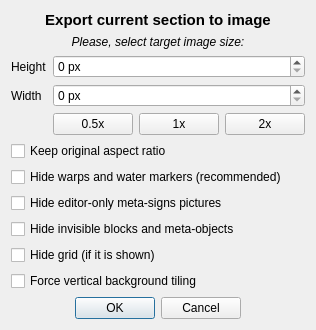
<?xml version="1.0" encoding="UTF-8"?>
<ui version="4.0">
 <class>ExportToImage</class>
 <widget class="QDialog" name="ExportToImage">
  <property name="geometry">
   <rect>
    <x>0</x>
    <y>0</y>
    <width>312</width>
    <height>328</height>
   </rect>
  </property>
  <property name="font">
   <font>
    <family>Liberation Sans</family>
   </font>
  </property>
  <property name="windowTitle">
   <string>Export to image</string>
  </property>
  <property name="windowIcon">
   <iconset resource="../../_resources/editor.qrc">
    <normaloff>:/lvl16.png</normaloff>:/lvl16.png</iconset>
  </property>
  <layout class="QGridLayout" name="gridLayout">
   <property name="sizeConstraint">
    <enum>QLayout::SetMinimumSize</enum>
   </property>
   <item row="4" column="1">
    <widget class="QPushButton" name="size05x">
     <property name="text">
      <string notr="true">0.5x</string>
     </property>
    </widget>
   </item>
   <item row="7" column="0" colspan="4">
    <widget class="QCheckBox" name="hideMetaSigns">
     <property name="text">
      <string>Hide editor-only meta-signs pictures</string>
     </property>
    </widget>
   </item>
   <item row="10" column="0" colspan="4">
    <widget class="QCheckBox" name="tiledBackround">
     <property name="text">
      <string>Force vertical background tiling</string>
     </property>
    </widget>
   </item>
   <item row="9" column="0" colspan="4">
    <widget class="QCheckBox" name="hideGrid">
     <property name="text">
      <string>Hide grid (if it is shown)</string>
     </property>
    </widget>
   </item>
   <item row="1" column="0" colspan="4">
    <widget class="QLabel" name="label_4">
     <property name="font">
      <font>
       <italic>true</italic>
      </font>
     </property>
     <property name="text">
      <string>Please, select target image size:</string>
     </property>
     <property name="alignment">
      <set>Qt::AlignCenter</set>
     </property>
    </widget>
   </item>
   <item row="0" column="0" colspan="4">
    <widget class="QLabel" name="label">
     <property name="sizePolicy">
      <sizepolicy hsizetype="Preferred" vsizetype="Preferred">
       <horstretch>0</horstretch>
       <verstretch>0</verstretch>
      </sizepolicy>
     </property>
     <property name="font">
      <font>
       <pointsize>11</pointsize>
       <weight>75</weight>
       <bold>true</bold>
      </font>
     </property>
     <property name="text">
      <string>Export current section to image</string>
     </property>
     <property name="alignment">
      <set>Qt::AlignCenter</set>
     </property>
    </widget>
   </item>
   <item row="2" column="0">
    <widget class="QLabel" name="label_2">
     <property name="text">
      <string>Height</string>
     </property>
    </widget>
   </item>
   <item row="4" column="2">
    <widget class="QPushButton" name="size1x">
     <property name="text">
      <string notr="true">1x</string>
     </property>
    </widget>
   </item>
   <item row="11" column="0" colspan="4">
    <widget class="QDialogButtonBox" name="buttonBox">
     <property name="standardButtons">
      <set>QDialogButtonBox::Cancel|QDialogButtonBox::Ok</set>
     </property>
     <property name="centerButtons">
      <bool>true</bool>
     </property>
    </widget>
   </item>
   <item row="3" column="0">
    <widget class="QLabel" name="label_3">
     <property name="text">
      <string>Width</string>
     </property>
    </widget>
   </item>
   <item row="3" column="1" colspan="3">
    <widget class="QSpinBox" name="imgWidth">
     <property name="whatsThis">
      <string>&lt;html&gt;&lt;head/&gt;&lt;body&gt;&lt;p&gt;This is a &lt;span style=&quot; font-weight:600;&quot;&gt;Width&lt;/span&gt; of target image. Target image will be scaled to this width.&lt;/p&gt;&lt;/body&gt;&lt;/html&gt;</string>
     </property>
     <property name="suffix">
      <string> px</string>
     </property>
     <property name="maximum">
      <number>999999999</number>
     </property>
    </widget>
   </item>
   <item row="6" column="0" colspan="4">
    <widget class="QCheckBox" name="HideWarpsWaters">
     <property name="text">
      <string>Hide warps and water markers (recommended)</string>
     </property>
    </widget>
   </item>
   <item row="2" column="1" colspan="3">
    <widget class="QSpinBox" name="imgHeight">
     <property name="whatsThis">
      <string>&lt;html&gt;&lt;head/&gt;&lt;body&gt;&lt;p&gt;This is a &lt;span style=&quot; font-weight:600;&quot;&gt;Height&lt;/span&gt; of target image. Target image will be scaled to this height.&lt;/p&gt;&lt;/body&gt;&lt;/html&gt;</string>
     </property>
     <property name="suffix">
      <string> px</string>
     </property>
     <property name="maximum">
      <number>999999999</number>
     </property>
    </widget>
   </item>
   <item row="4" column="3">
    <widget class="QPushButton" name="size2x">
     <property name="text">
      <string notr="true">2x</string>
     </property>
    </widget>
   </item>
   <item row="5" column="0" colspan="4">
    <widget class="QCheckBox" name="keepAspectRatio">
     <property name="whatsThis">
      <string>&lt;html&gt;&lt;head/&gt;&lt;body&gt;&lt;p&gt;With this option will be calculated opposite value for height or width for make target image with correct proportions.&lt;/p&gt;&lt;/body&gt;&lt;/html&gt;</string>
     </property>
     <property name="text">
      <string>Keep original aspect ratio</string>
     </property>
    </widget>
   </item>
   <item row="8" column="0" colspan="4">
    <widget class="QCheckBox" name="hideInvisibleBlocks">
     <property name="text">
      <string>Hide invisible blocks and meta-objects</string>
     </property>
    </widget>
   </item>
  </layout>
 </widget>
 <resources>
  <include location="../../_resources/editor.qrc"/>
 </resources>
 <connections/>
</ui>
